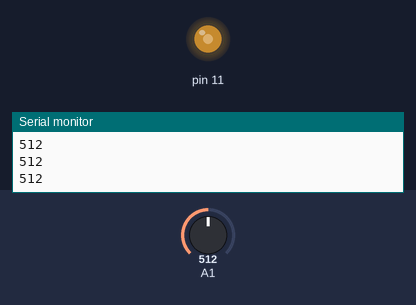
Recording of a sketch running on a simulated Arduino Uno, built with avr-gcc and run on an emulated ATmega328P. Parts: output pins drawn as LEDs (lit = HIGH), the last lines printed to the serial monitor. The inputs (shaded band) are chosen by the test bench; at power-on: A1 = 512.

Above: at 1.2 s.
1.3 s: A1 set to 716
At 1.8 s:
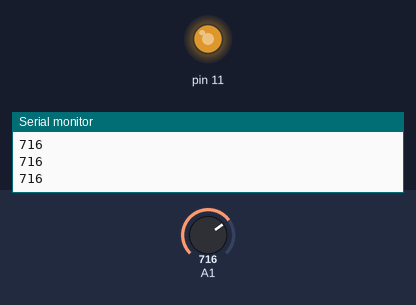
2.8 s: A1 set to 900
At 4.0 s:
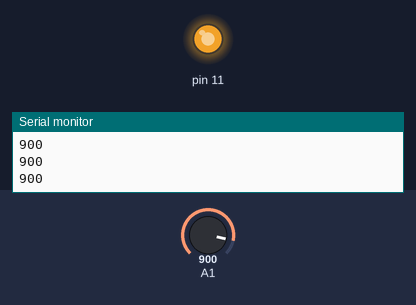
4.3 s: A1 set to 122
At 5.3 s:
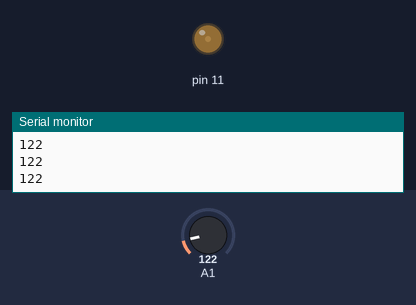
5.8 s: A1 set to 0
At 6.5 s:
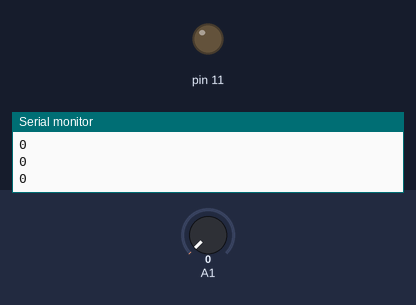
Timing chart, 0 to 8.3 s (numbered marks = the images above; inputs shaded):
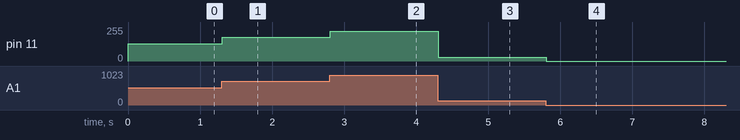

The sketch:

uino_uno_and_potentiometer_to_vary_the_brightness_in_the_led.ino
```cpp
int i ;

 void setup()
 {
  pinMode(A1,INPUT);
  pinMode(11,OUTPUT);
  Serial.begin(9600);
 }

 void loop()
 {
 i=analogRead(A1);
 Serial.println(i);

 analogWrite(11,i/4);
 }
```

Measured:
- after the input at 1.3 s, pin 11: 128/255 → 179/255 at once
- after the input at 2.8 s, pin 11: 179/255 → 225/255 at once
- after the input at 4.3 s, pin 11: 225/255 → 30/255 at once
- after the input at 5.8 s, pin 11: 30/255 → 0/255 at once
